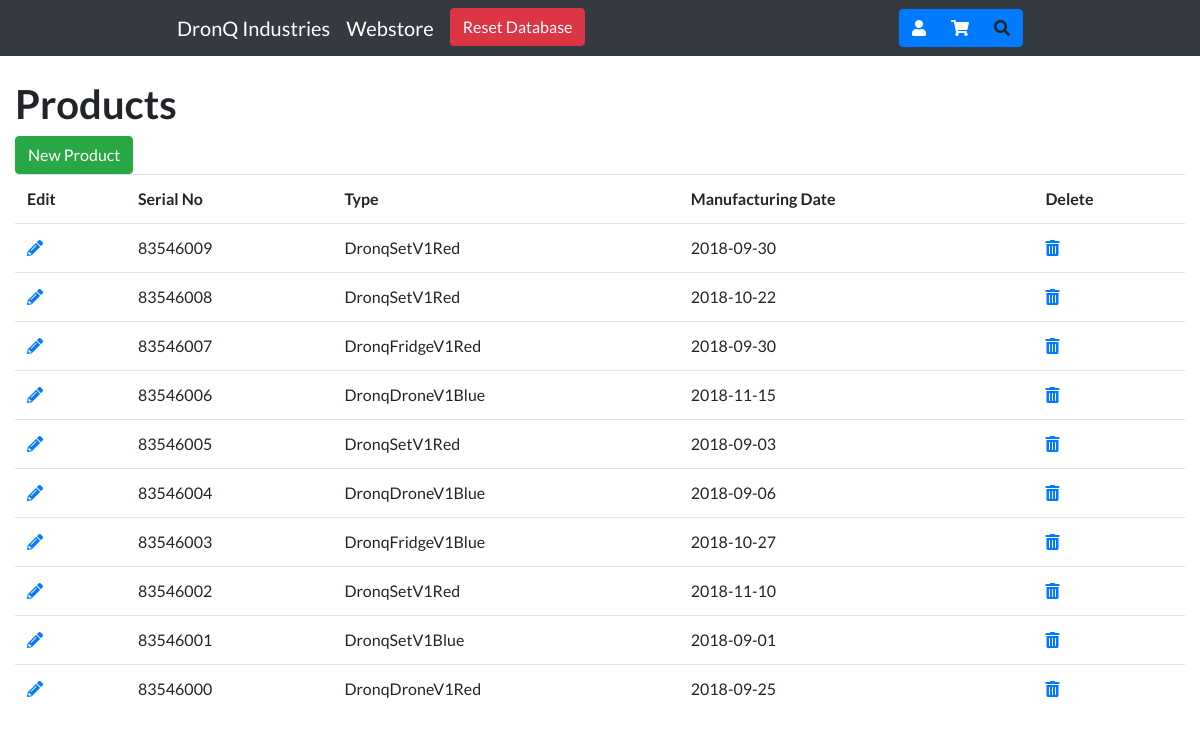
The app's page /product-list.php with its own data.
### tables this page shows
CREATE TABLE `PRODUCT` (
    `Type` VARCHAR(40),
	`Serial_No` INT NOT NULL AUTO_INCREMENT PRIMARY KEY,
	`Manufacturing_Date` DATE    
);

### productController.php (called while the page is built, shortened)
<?php
class productController {
    protected $pdo;
    public function __construct($db){
        $this->pdo = $db;
    }
    public function getAll(){
        $sql = "SELECT * FROM `PRODUCT` ORDER BY `Serial_No` DESC";
        return $this->pdo->query($sql, PDO::FETCH_OBJ);
    }
}

### product-list.php (the view, shortened to what this page needs)
<?php
include 'db.php';
require 'productController.php';
$list = new productController($pdo);
$rs = $list-> getAll();
?>
<!DOCTYPE html>
<html lang="nl">
    <head>
        <?php require 'head.php'; ?>
    </head>
    <body>
        <nav class="navbar navbar-expand-lg navbar-dark bg-dark fixed-top">
            <?php require 'menu.php'; ?>
        </nav>
        <div class="col-xl-12 mx-auto container-fluid" style="margin-top:80px">
        <h1>Products</h1>
        <a href = "productManager.php?action=create" title="add a record" class="btn btn-success navbar-btn">New Product</a>
        <table class="table">
            <tr>
                <th>Edit</th>
                <th>Serial No</th>
                <th>Type</th>
                <th>Manufacturing Date </th>
                <th>Delete</th>
            </tr>
            <?php while ($row = $rs->fetch()) { ?>
            <tr>
                <td><a title="edit" href="product-edit.php?Serial_No=<?= $row->Serial_No ?>"><i class="fas fa-pencil-alt"></i></a></td>
                <td><?= $row->Serial_No ?></td>
                <td><?= $row->Type ?></td>
                <td><?= $row->Manufacturing_Date ?></td>
                <td><a title="delete" href="productManager.php?action=delete&Serial_No=<?= $row->Serial_No ?>"><i class="fas fa-trash-alt"></i></a></td>
             </tr>
            <?php } ?>
        </table>
        </div>
    </body>
</html>

### css/main-page.css (style rules this page uses)
body { font-family: 'Lato', 'Helvetica Neue', Helvetica, Arial, sans-serif; margin-top:55px; }
h1, h2, h3, h4, h5, h6 { font-family: 'Lato', 'Helvetica Neue', Helvetica, Arial, sans-serif; font-weight: 700; }
a:link { text-decoration: none; }

### records on screen
product: Serial_No "83546009", Type "DronqSetV1Red", Manufacturing_Date "2018-09-30"
product: Serial_No "83546008", Type "DronqSetV1Red", Manufacturing_Date "2018-10-22"
product: Serial_No "83546007", Type "DronqFridgeV1Red", Manufacturing_Date "2018-09-30"
product: Serial_No "83546006", Type "DronqDroneV1Blue", Manufacturing_Date "2018-11-15"
product: Serial_No "83546005", Type "DronqSetV1Red", Manufacturing_Date "2018-09-03"
product: Serial_No "83546004", Type "DronqDroneV1Blue", Manufacturing_Date "2018-09-06"
product: Serial_No "83546003", Type "DronqFridgeV1Blue", Manufacturing_Date "2018-10-27"
product: Serial_No "83546002", Type "DronqSetV1Red", Manufacturing_Date "2018-11-10"
product: Serial_No "83546001", Type "DronqSetV1Blue", Manufacturing_Date "2018-09-01"
product: Serial_No "83546000", Type "DronqDroneV1Red", Manufacturing_Date "2018-09-25"
